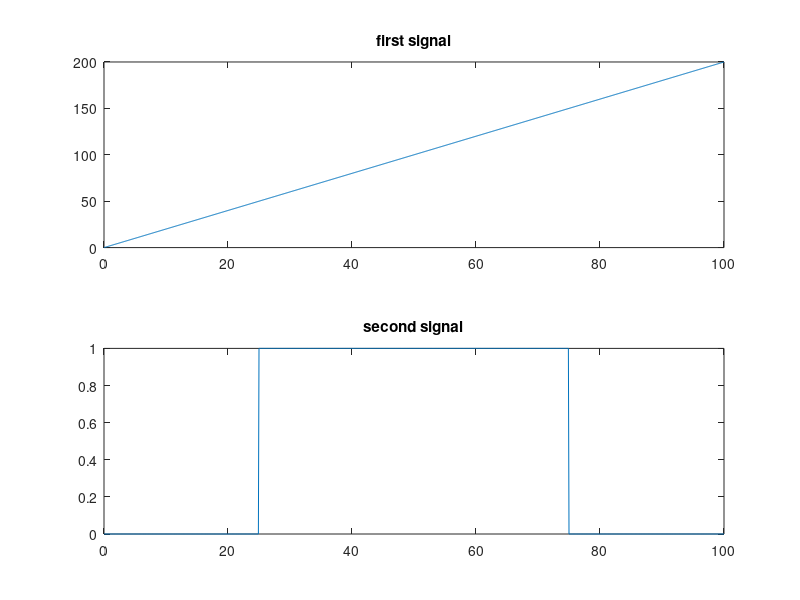
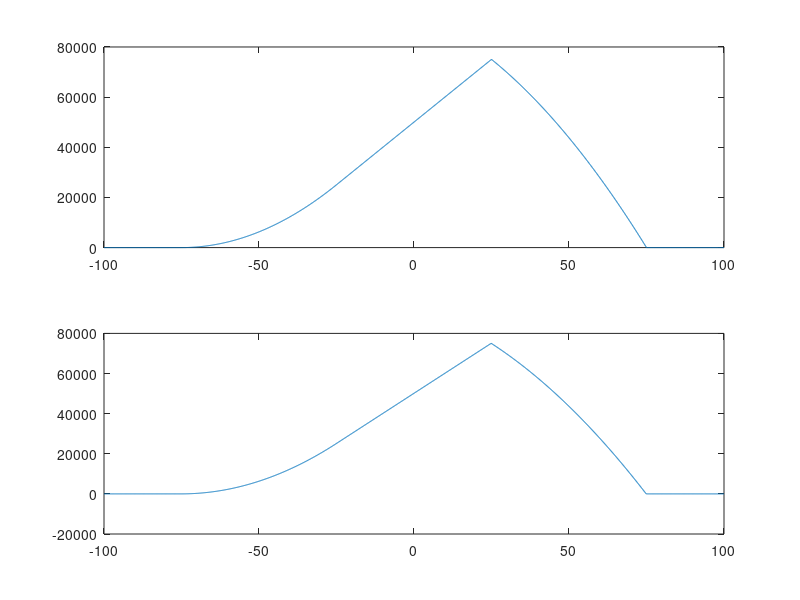

The MATLAB script that drew these images, in order:
%Convolution_of_signal_using_Fourier_transform
%Ramp and pulse signal
 clc;close all;clear;
 tmax=100;
 t=0:0.1:tmax;
 y=2*t;
 y1=[zeros(1,250),ones(1,500),zeros(1,251)];
 subplot(211);plot(t,y);
 title('first signal');
 subplot(212);plot(t,y1);
 title('second signal');
 Y=fft([y,zeros(1,1000)]);
 Y1=(fft([zeros(1,1000),y1]));
 Y2=fftshift(ifft(Y.*Y1));
 Yc=conv(y,y1);
 t2=-tmax:0.1:tmax;
 figure;subplot(211);plot(t2,Yc);
 subplot(212);plot(t2,Y2);
 